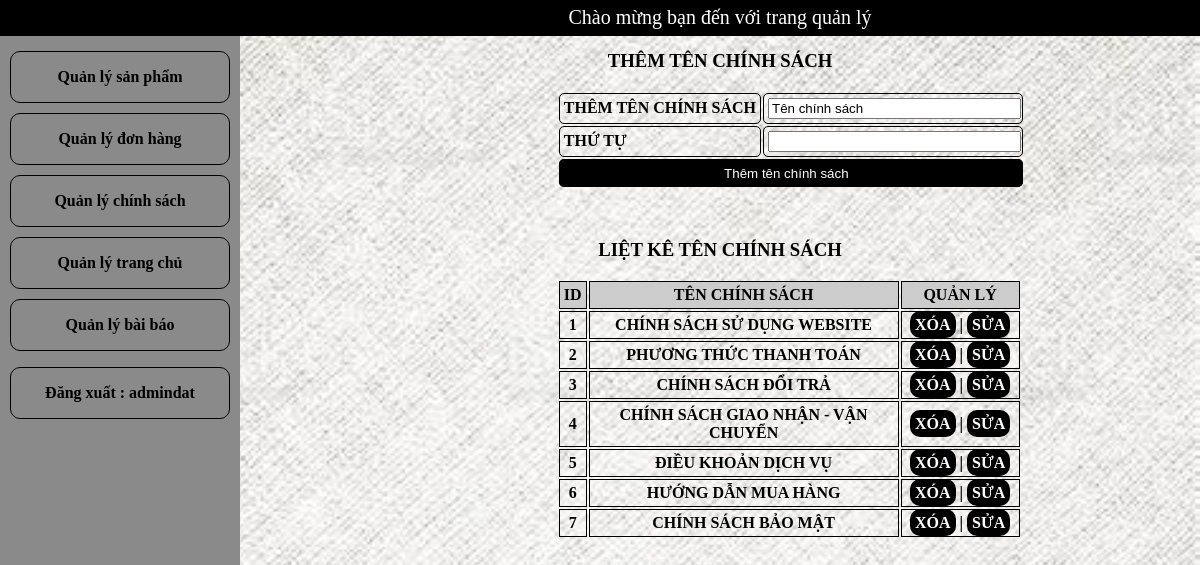
The app's page /admincp/index.php?action=quanlytenchinhsach&query=them (signed in) with its own data.
### tables this page shows
CREATE TABLE `tbl_tenchinhsach` (
  `id_tenchinhsach` int(11) NOT NULL,
  `tenchinhsach` varchar(255) NOT NULL,
  `thutu` int(11) NOT NULL
);

### admincp/modules/qltenchinhsach/lietke.php (the view, shortened to what this page needs)
<?php
    $sql_lietke_tenchinhsach = "SELECT * FROM tbl_tenchinhsach ORDER BY thutu ASC";
    $query_lietke_tenchinhsach = mysqli_query($mysqli,$sql_lietke_tenchinhsach);
?>
<div class="quanlymenu">
    <h3>Liệt kê tên chính sách </h3>
    <table class='lietke_menu' >
            <tr class="header_lietke">
                <td>ID</td>
                <td class="them_menu2" style="width: 300px;">Tên chính sách</td>
                <td class="them_menu4">Quản lý</td>
            </tr>
            <?php
                $i=0;
                while($row = mysqli_fetch_array($query_lietke_tenchinhsach)){
                    $i++;
            ?>
            <tr>
                <td><?php echo $i ?></td>
                <td><?php echo $row['tenchinhsach'] ?></td>
                <td>
                    <a href="./modules/qltenchinhsach/xuly.php?idtenchinhsach=<?php echo $row['id_tenchinhsach']?>">Xóa</a>  |  <a href="index.php?action=quanlytenchinhsach&query=sua&idtenchinhsach=<?php echo $row['id_tenchinhsach']?>">Sửa</a>
                </td>
            </tr>
            <?php
                }
            ?>
    </table>
 </div>

### admincp/css/style.css (style rules this page uses)
body { margin: 0; background-image: url('../modules/quanlysp/uploads/backgr.jpg'); background-size: 100%; }
.quanlymenu { padding-top: 40px; font-weight: 900; text-transform: uppercase; margin-left: 20%; }
.quanlymenu h3 { margin-top: 0; text-align: center; padding-top: 10px; }
.header_lietke { background: #ccc; }
.them_menu4 { width: 109px; }
.them_menu2 { width: 250px; }
.lietke_menu { margin-left: 33%; }
.lietke_menu td { border: 1px solid black; padding: 4px; text-align: center; }
.lietke_menu a { text-decoration: none; background-color: black; color: #fff; padding: 5px; border-radius: 10px; }

### records on screen
tbl_tenchinhsach: tenchinhsach "CHÍNH SÁCH SỬ DỤNG WEBSITE"
tbl_tenchinhsach: tenchinhsach "PHƯƠNG THỨC THANH TOÁN"
tbl_tenchinhsach: tenchinhsach "CHÍNH SÁCH ĐỔI TRẢ"
tbl_tenchinhsach: tenchinhsach "CHÍNH SÁCH GIAO NHẬN - VẬN CHUYỂN"
tbl_tenchinhsach: tenchinhsach "ĐIỀU KHOẢN DỊCH VỤ"
tbl_tenchinhsach: tenchinhsach "HƯỚNG DẪN MUA HÀNG"
tbl_tenchinhsach: tenchinhsach "CHÍNH SÁCH BẢO MẬT"

### other values on screen
$_SESSION['dangnhap'] "admindat"
